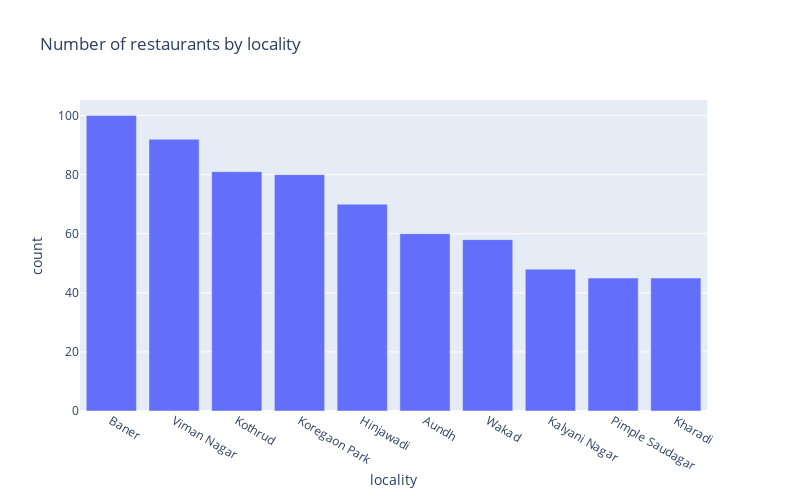

Source (notebook cell):
### Markdown cell above
## Locality

- Which are the top 10 localities in Pune with the highest number of restaurants?

### Code cell
top_10_localities = pune_data.groupby('locality').size().sort_values(ascending = False)[:10]
px.bar(top_10_localities.reset_index(name='count'), x='locality', y='count', width=800, height=500, 
       title = 'Number of restaurants by locality')

### Figure 1 — Plotly figure (JSON) as saved in the notebook; plotly's stock layout.template omitted (floating-point values rounded to 4 significant figures)
{"data": [{"alignmentgroup": "True", "hoverlabel": {"namelength": 0}, "hovertemplate": "locality=%{x}<br>count=%{y}", "legendgroup": "", "marker": {"color": "#636efa"}, "name": "", "offsetgroup": "", "orientation": "v", "showlegend": false, "textposition": "auto", "type": "bar", "x": ["Baner", "Viman Nagar", "Kothrud", "Koregaon Park", "Hinjawadi", "Aundh", "Wakad", "Kalyani Nagar", "Pimple Saudagar", "Kharadi"], "xaxis": "x", "y": [100, 92, 81, 80, 70, 60, 58, 48, 45, 45], "yaxis": "y"}], "layout": {"barmode": "relative", "height": 500, "legend": {"tracegroupgap": 0}, "title": {"text": "Number of restaurants by locality"}, "width": 800, "xaxis": {"anchor": "y", "domain": [0, 0.98], "title": {"text": "locality"}}, "yaxis": {"anchor": "x", "domain": [0, 1], "title": {"text": "count"}}}}
